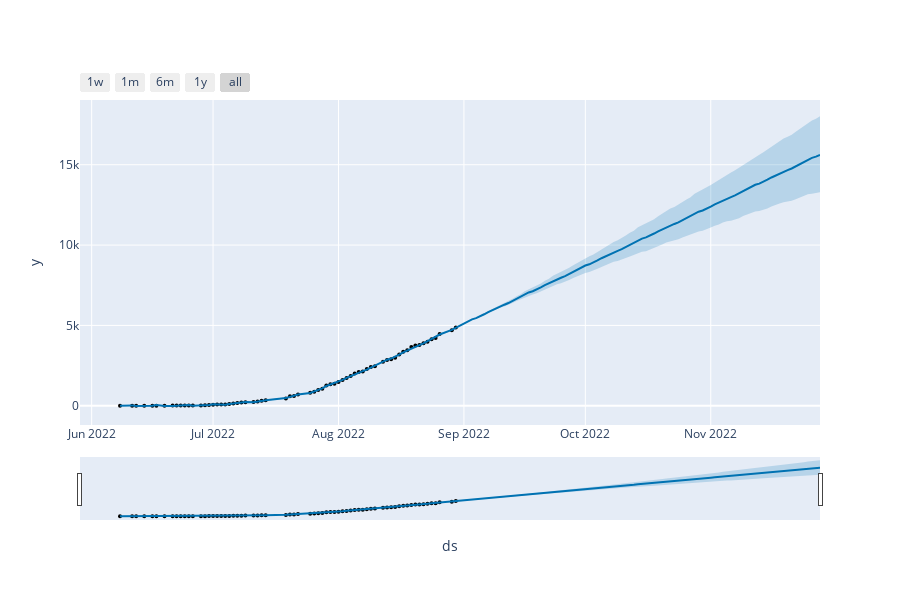

Source (notebook cell):
### Code cell
plot_plotly(m, forecast)

### Figure 1 — Plotly figure (JSON) as saved in the notebook; plotly's stock layout.template omitted (floating-point values rounded to 4 significant figures; data arrays with more than 128 entries replaced by an {"elided": "..."} marker saying what was removed)
{"data": [{"marker": {"color": "black", "size": 4}, "mode": "markers", "name": "Actual", "type": "scatter", "x": ["2022-06-08T00:00:00", "2022-06-11T00:00:00", "2022-06-12T00:00:00", "2022-06-14T00:00:00", "2022-06-16T00:00:00", "2022-06-17T00:00:00", "2022-06-19T00:00:00", "2022-06-21T00:00:00", "2022-06-22T00:00:00", "2022-06-23T00:00:00", "2022-06-24T00:00:00", "2022-06-25T00:00:00", "2022-06-26T00:00:00", "2022-06-28T00:00:00", "2022-06-29T00:00:00", "2022-06-30T00:00:00", "2022-07-01T00:00:00", "2022-07-02T00:00:00", "2022-07-03T00:00:00", "2022-07-04T00:00:00", "2022-07-05T00:00:00", "2022-07-06T00:00:00", "2022-07-07T00:00:00", "2022-07-08T00:00:00", "2022-07-09T00:00:00", "2022-07-11T00:00:00", "2022-07-12T00:00:00", "2022-07-13T00:00:00", "2022-07-14T00:00:00", "2022-07-19T00:00:00", "2022-07-20T00:00:00", "2022-07-21T00:00:00", "2022-07-22T00:00:00", "2022-07-25T00:00:00", "2022-07-26T00:00:00", "2022-07-27T00:00:00", "2022-07-28T00:00:00", "2022-07-29T00:00:00", "2022-07-30T00:00:00", "2022-07-31T00:00:00", "2022-08-01T00:00:00", "2022-08-02T00:00:00", "2022-08-03T00:00:00", "2022-08-04T00:00:00", "2022-08-05T00:00:00", "2022-08-06T00:00:00", "2022-08-07T00:00:00", "2022-08-08T00:00:00", "2022-08-09T00:00:00", "2022-08-10T00:00:00", "2022-08-12T00:00:00", "2022-08-13T00:00:00", "2022-08-14T00:00:00", "2022-08-15T00:00:00", "2022-08-16T00:00:00", "2022-08-17T00:00:00", "2022-08-18T00:00:00", "2022-08-19T00:00:00", "2022-08-20T00:00:00", "2022-08-21T00:00:00", "2022-08-22T00:00:00", "2022-08-23T00:00:00", "2022-08-24T00:00:00", "2022-08-25T00:00:00", "2022-08-26T00:00:00", "2022-08-29T00:00:00", "2022-08-30T00:00:00"], "y": [1, 2, 3, 5, 6, 7, 8, 9, 11, 16, 17, 19, 20, 21, 37, 49, 64, 76, 78, 80, 106, 142, 172, 204, 218, 228, 266, 308, 347, 448, 591, 604, 694, 809, 865, 977, 1066, 1259, 1343, 1370, 1475, 1603, 1721, 1860, 2004, 2108, 2131, 2293, 2415, 2458, 2746, 2848, 2893, 2985, 3183, 3359, 3450, 3655, 3755, 3787, 3896, 3984, 4144, 4216, 4472, 4692, 4876]}, {"hoverinfo": "skip", "line": {"width": 0}, "mode": "lines", "type": "scatter", "x": {"elided": "157 str values"}, "y": {"elided": "157 float values"}}, {"fill": "tonexty", "fillcolor": "rgba(0, 114, 178, 0.2)", "line": {"color": "#0072B2", "width": 2}, "mode": "lines", "name": "Predicted", "type": "scatter", "x": {"elided": "157 str values"}, "y": {"elided": "157 float values"}}, {"fill": "tonexty", "fillcolor": "rgba(0, 114, 178, 0.2)", "hoverinfo": "skip", "line": {"width": 0}, "mode": "lines", "type": "scatter", "x": {"elided": "157 str values"}, "y": {"elided": "157 float values"}}], "layout": {"height": 600, "showlegend": false, "width": 900, "xaxis": {"autorange": true, "range": ["2022-05-29 02:44:34.2857", "2022-11-28"], "rangeselector": {"buttons": [{"count": 7, "label": "1w", "step": "day", "stepmode": "backward"}, {"count": 1, "label": "1m", "step": "month", "stepmode": "backward"}, {"count": 6, "label": "6m", "step": "month", "stepmode": "backward"}, {"count": 1, "label": "1y", "step": "year", "stepmode": "backward"}, {"step": "all"}]}, "rangeslider": {"autorange": true, "range": ["2022-05-29 02:44:34.2857", "2022-11-28"], "visible": true, "yaxis": {"_template": null, "rangemode": "match"}}, "title": {"text": "ds"}, "type": "date"}, "yaxis": {"autorange": true, "range": [-1196.0, 19030.0], "title": {"text": "y"}, "type": "linear"}}}
